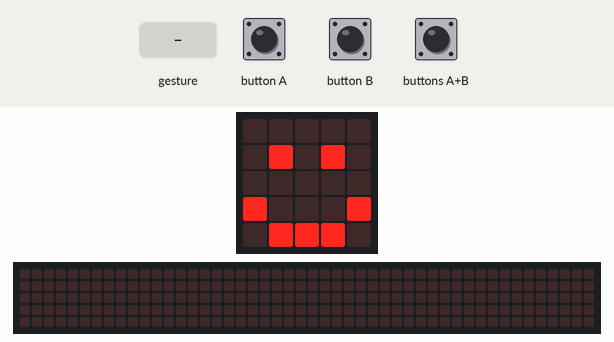
Simulated run of this program. Board: BBC micro:bit (MakeCode). On the bench: the board's 5×5 LED display, a strip that is not on the board, showing the scrolling text unrolled. Inputs (shaded band) come from the test bench. Random numbers come from a fixed seed; a tilt is held for 1.5 s and a shake lasts 1 s, then the board lies face up again; the 48×5 strip is a reading aid, not a part: it shows the text the display is scrolling, unrolled, one strip-width of it at a time.

Above: at 1.8 s.
1.9 s: button A pressed for 0.15 s
At 2.4 s:
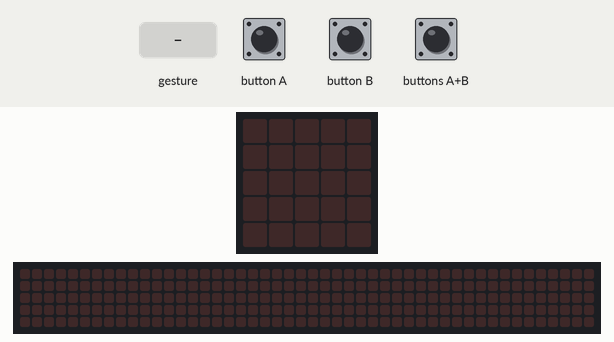
2.6 s: buttons A+B pressed for 1 s
At 3.87 s:
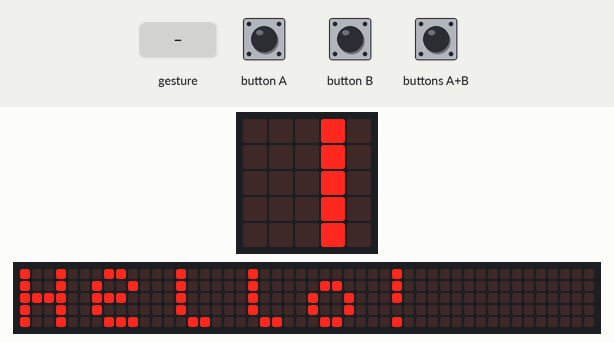
4.2 s: button B pressed for 0.15 s
At 4.47 s:
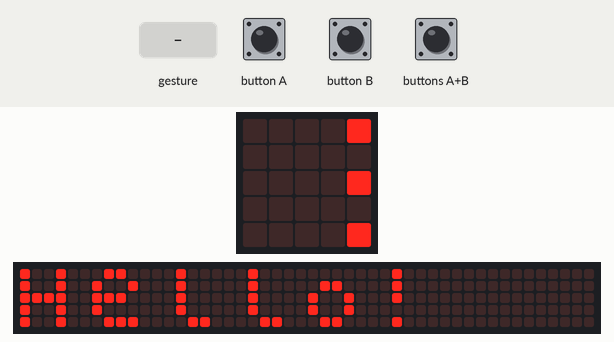
4.9 s: gesture 'shake'
At 5.22 s:
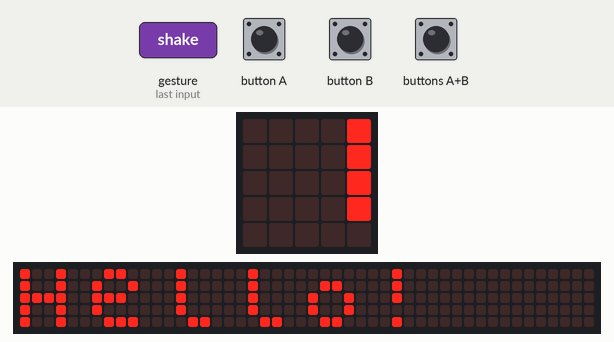
6.9 s: buttons A+B pressed for 0.15 s
7.6 s: button A pressed for 0.15 s
Timing chart, 0 to 10.6 s (numbered marks = the images above; inputs shaded):
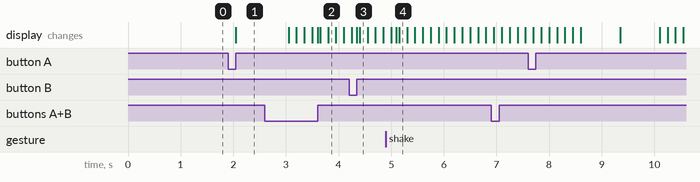

Measured:
- after the input at 1.9 s, the display: changes after 0.15 s (image 1)

The program:

main.ts
```typescript
input.onButtonPressed(Button.A, function () {
    basic.clearScreen()
    basic.pause(1000)
    basic.showString("Hello!")
})
input.onGesture(Gesture.Shake, function () {
    basic.clearScreen()
    basic.pause(100)
    Véletlen = Math.randomBoolean()
    if (Véletlen == true) {
        basic.showIcon(IconNames.Yes)
    } else {
        basic.showIcon(IconNames.No)
    }
})
input.onButtonPressed(Button.AB, function () {
    basic.clearScreen()
    basic.pause(500)
    basic.showString("" + (randint(0, 10)))
})
input.onButtonPressed(Button.B, function () {
    basic.clearScreen()
    basic.pause(1000)
    basic.showString("Marci")
})
let Véletlen = false
basic.showIcon(IconNames.Happy)
basic.forever(function () {

})
```

test.ts
```typescript
// ide kerülnek a tesztek; a rendszer ezt nem kompilálja, ha a csomagot bővítményként használják.
```
